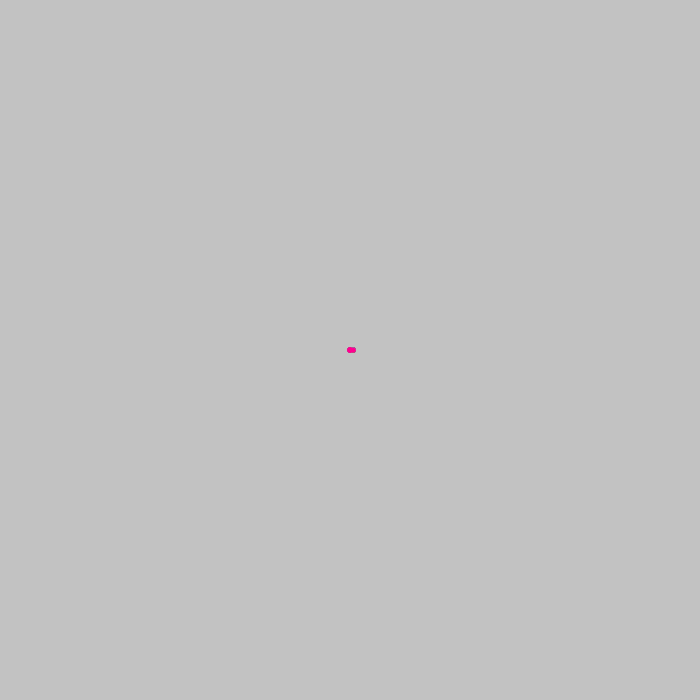
Frame 1 (no input)
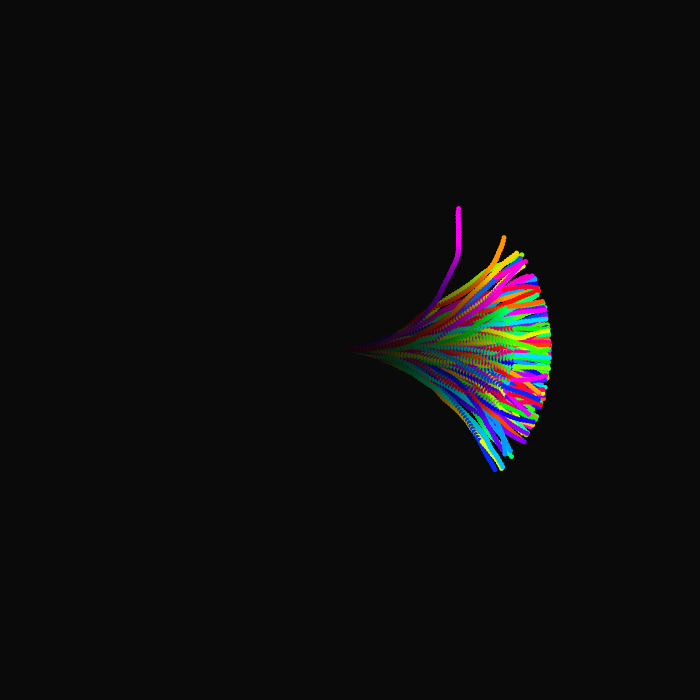
Frame 60 (the mouse pressed at the canvas centre just before this capture)
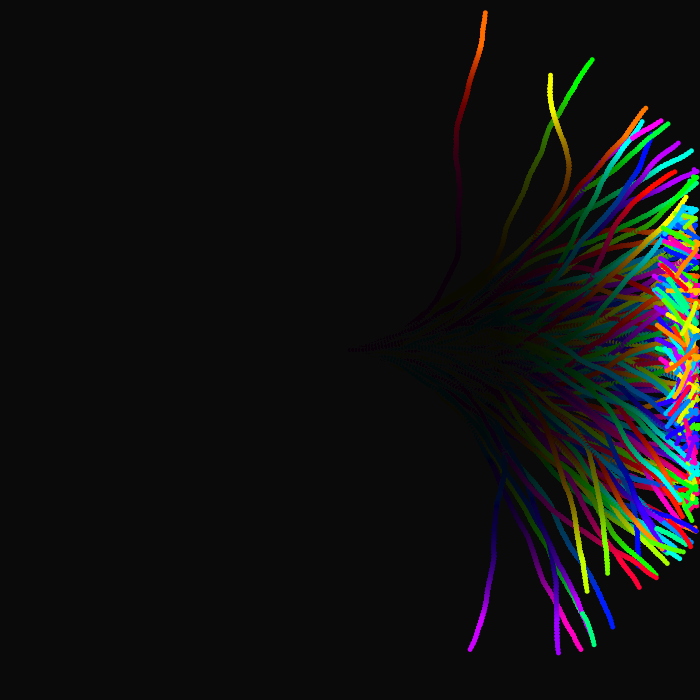
Frame 120 (the mouse held since frame 60 and released just before this capture)

The Processing sketch that drew these frames (run headless with seeded random() and noise(); from frame 60 on, the mouse is pressed at the canvas centre):

// Processing sketch: Exercise34_01
// ── Exercise34_01.pde
/*
Flynn Lundeen
Exercise 34 _01
This code created a class that creates a lot of worms who demonstrate Brownian motion
*/

int Obj_count =150; //How many Objects you want present
Name[] Brow = new Name[Obj_count];
//     /\
// Name of Class
// in your code
// when you call 
// upon a the
// class
void setup() {
  noStroke();
  colorMode(HSB);
  size(700,700);
  for (int i = 0; Obj_count > i; i++) {
    Brow[i] = new Name(0.1,5, random(255)); // Where you input the variable data for 
  } //              Turn speed, width, color
}
  
  
 void draw() {
   fill(0,12);
   rect(0,0,width,height);
   for (int i=0; Obj_count>i; i++) {
   Brow[i].function_1();      // How to call functions for a class
   }
   
   //Name[1].funciton_1();  This is how you call a specific funcitons
   
 }
// ── Brownies.pde
class Name {  //Name is what the class will be called
//Variables used in the class
float x = width/2;
float y = height/2;
float x2 = width/2;
float y2 = height/2;
float x3 = width/2;
float y3 = height/2;
float x4 = width/2;
float y4 = height/2;
float x5 = width/2;
float y5 = height/2;
float x6 = width/2;
float y6 = height/2;
float x7 = width/2;
float y7 = height/2;
float x8 = width/2;
float y8 = height/2;
float x9 = width/2;
float y9 = height/2;
float x10 = width/2;
float y10 = height/2;
float x11 = width/2;
float y11 = height/2;
float mx;
float my;
float ang;
float angdif;
float r;
float sugar;
float C;
  Name(float a, float b,float c) {
    sugar=a;
    r=b;
    C = c;
  }
  
  
  void function_1() {
    angdif = random(sugar * -1,sugar);
  ang += angdif;
  x11 = x10;
  y11 = y10;
  x10 = x9;
  y10 = y9;
  x9 = x8;
  y9 = y8;
  x8 = x7;
  y8 = y7;
  x7 = x6;
  y7 = y6;
  x6 = x5;
  y6 = y5;
  x5 = x4;
  y5 = y4;
  x4 = x3;
  y4 = y3;
  x3 = x2;
  y3 = y2;
  x2 = x;
  y2 = y;
  if (x + r>=width) {
    ang += 180;
  }
  if (y + r>=height) {
    ang += 180;
  }
  if (x - r<=0) {
    ang += 180;
  }
  if (y - r<= 0) {
    ang += 180;
  }
  mx = cos(ang) * (r-(r/3));
  my = sin(ang) * (r-(r/3));
  x = x+mx;
  y = y+my;

  fill(C,255,255);
  ellipse(x,y,r,r);
  ellipse(x2,y2,r,r);
  ellipse(x3,y3,r,r);
  ellipse(x4,y4,r,r);
  ellipse(x5,y5,r,r);
  ellipse(x6,y6,r,r);
  ellipse(x7,y7,r,r);
  ellipse(x8,y8,r,r);
  ellipse(x9,y9,r,r);
  ellipse(x10,y10,r,r);
  ellipse(x11,y11,r,r);
  C+= 1;
  if (C >= 255) {
    C =0;
  }
    //code wanted in function_1
  }
  
  void function_2() {
    //code wanted in function_2
  }
}
